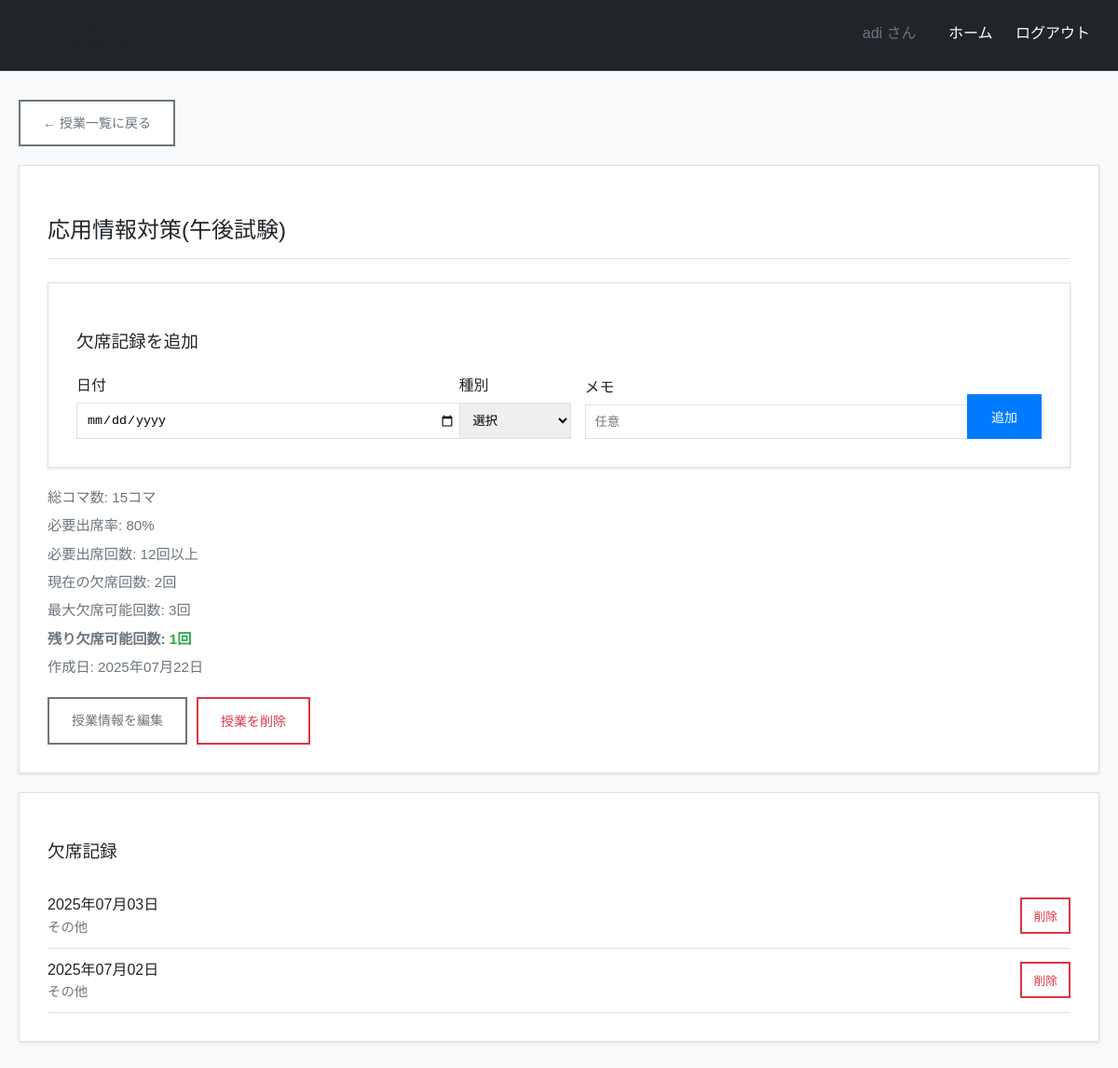
/course/4/ (signed in), run on the app's committed database.
### sabotage_app/models.py (models this page shows, shortened)
class Course(models.Model):
    user = models.ForeignKey(User, on_delete=models.CASCADE)
    name = models.CharField(max_length=100, verbose_name="授業名")
    total_time_block = models.IntegerField(verbose_name="総コマ数")
    need_percent = models.FloatField(validators=[MinValueValidator(0), MaxValueValidator(100)], verbose_name="必要出席率")
    created_at = models.DateTimeField(auto_now_add=True)
    updated_at = models.DateTimeField(auto_now=True)
    class Meta:
        ordering = ['name']

class SabotageRecord(models.Model):
    course = models.ForeignKey(Course, on_delete=models.CASCADE, related_name='sabotagerecord')
    date = models.DateField()
    absence_type = models.CharField(max_length=10)
    note = models.TextField(blank=True)
    created_at = models.DateTimeField(auto_now_add=True)

### sabotage_app/views.py (the view)
@method_decorator(login_required, name='dispatch')
class CourseDetailView(View):
    def get(self, request, course_id):
        course = get_object_or_404(Course, id=course_id, user=request.user)
        sabotage_records = SabotageRecord.objects.filter(course=course).order_by('-date')
        total_classes = course.total_time_block
        required_attendance_rate = course.need_percent / 100
        required_attendance_count = total_classes * required_attendance_rate
        current_absence_count = sabotage_records.count()
        max_absence_count = total_classes - required_attendance_count
        remaining_absence_count = max_absence_count - current_absence_count
        context = {
            'course': course,
            'sabotage_records': sabotage_records,
            'current_absence_count': current_absence_count,
            'max_absence_count': int(max_absence_count),
            'remaining_absence_count': int(remaining_absence_count),
            'total_classes': total_classes,
            'required_attendance_count': int(required_attendance_count),
        }
        return render(request, "sabotage_app/course_detail.html", context)

### templates/sabotage_app/course_detail.html (shortened to what this page needs)
{% extends 'sabotage_app/base.html' %}
{% block content %}
<div style="margin-bottom: 20px;">
    <a href="{% url 'index' %}" class="btn btn-secondary">← 授業一覧に戻る</a>
</div>
<div class="card">
    <h2>{{ course.name }}</h2>
    <div class="card">
        <h3>欠席記録を追加</h3>
        <form method="post" action="{% url 'sabotage_record_edit' %}" style="display: flex; gap: 15px; align-items: end; flex-wrap: wrap;">
            <div style="flex: 1; min-width: 150px;">
                <label for="date" style="display: block; margin-bottom: 5px; font-weight: 400;">日付</label>
                <input type="date" id="date" name="date" required style="width: 100%; padding: 10px; border: 1px solid #dee2e6;">
            </div>
            <div style="flex: 0 0 120px;">
                <label for="absence_type" style="display: block; margin-bottom: 5px; font-weight: 400;">種別</label>
                <select id="absence_type" name="absence_type" required style="width: 100%; padding: 10px; border: 1px solid #dee2e6;">
                    <option value="">選択</option>
                </select>
            </div>
            <div style="flex: 1; min-width: 150px;">
                <label for="note" style="display: block; margin-bottom: 5px; font-weight: 400;">メモ</label>
                <input type="text" id="note" name="note" placeholder="任意" style="width: 100%; padding: 10px; border: 1px solid #dee2e6;">
            </div>
            <button type="submit" class="btn btn-primary">追加</button>
        </form>
    </div>
    <div style="margin-bottom: 20px;">
        <div class="course-info">総コマ数: {{ total_classes }}コマ</div>
        <div class="course-info">必要出席率: {{ required_attendance_rate|default:80 }}%</div>
        <div class="course-info">必要出席回数: {{ required_attendance_count }}回以上</div>
        <div class="course-info">現在の欠席回数: {{ current_absence_count }}回</div>
        <div class="course-info">最大欠席可能回数: {{ max_absence_count }}回</div>
        <div class="course-info">
            <strong>残り欠席可能回数:
                {% if remaining_absence_count > 0 %}
                    <span style="color: #28a745;">{{ remaining_absence_count }}回</span>
                {% elif remaining_absence_count == 0 %}
                    <span style="color: #ffc107;">これ以上休めません</span>
                {% else %}
                    <span style="color: #dc3545;">{{ remaining_absence_count }}回オーバー（単位取得困難）</span>
                {% endif %}
            </strong>
        </div>
        <div class="course-info">作成日: {{ course.created_at|date:"Y年m月d日" }}</div>
    </div>
    <div style="margin-top: 20px; display: flex; gap: 10px; flex-wrap: wrap;">
        <a href="{% url 'course_edit' course.id %}" class="btn btn-secondary">授業情報を編集</a>
        <button onclick="if(confirm('本当に削除しますか？')) { document.getElementById('delete-form').submit(); }" class="btn btn-danger">授業を削除</button>
    </div>
</div>
<div class="card">
    <h3>欠席記録</h3>
    {% if sabotage_records %}
        {% for record in sabotage_records %}
        <div style="border-bottom: 1px solid #dee2e6; padding: 10px 0; display: flex; justify-content: space-between; align-items: center;">
            <div>
                <div style="font-weight: 500;">{{ record.date|date:"Y年m月d日" }}</div>
                <div style="color: #6c757d; font-size: 0.9rem;">{{ record.absence_type }}</div>
            </div>
            <div style="display: flex; gap: 10px;">
                <button onclick="if(confirm('本当に削除しますか？')) { document.getElementById('delete-record-{{ record.id }}').submit(); }" class="btn btn-danger" style="font-size: 0.8rem; padding: 8px 12px;">削除</button>
            </div>
        </div>
        {% endfor %}
    {% else %}
        <div style="text-align: center; color: #6c757d; padding: 20px;">
            まだ欠席記録がありません。
        </div>
    {% endif %}
</div>
{% endblock %}

### templates/sabotage_app/base.html (shortened to what this page needs)
<!DOCTYPE html>
<html lang="ja">
<head>
</head>
<body>
    <div class="header clearfix">
        <h1>欠課管理アプリ</h1>
        <div class="nav">
            {% if user.is_authenticated %}
                <span>{{ user.username }} さん</span>
                <a href="{% url 'index' %}">ホーム</a>
                <a href="{% url 'logout' %}">ログアウト</a>
            {% else %}
                <a href="{% url 'login' %}">ログイン</a>
                <a href="{% url 'signup' %}">新規登録</a>
            {% endif %}
        </div>
    </div>
    <div class="container">
        {% block content %}
        {% endblock %}
    </div>
</body>
</html>

### data on the page
Course: name "応用情報対策(午後試験)", created_at "2025年07月22日"
SabotageRecord: date "2025年07月03日", absence_type "その他"
SabotageRecord: date "2025年07月02日", absence_type "その他"

### other printed values
{{ user.username }} "adi"
{{ total_classes }} "15"
{{ required_attendance_rate|default:80 }} "80"
{{ required_attendance_count }} "12"
{{ current_absence_count }} "2"
{{ max_absence_count }} "3"
{{ remaining_absence_count }} "1"
